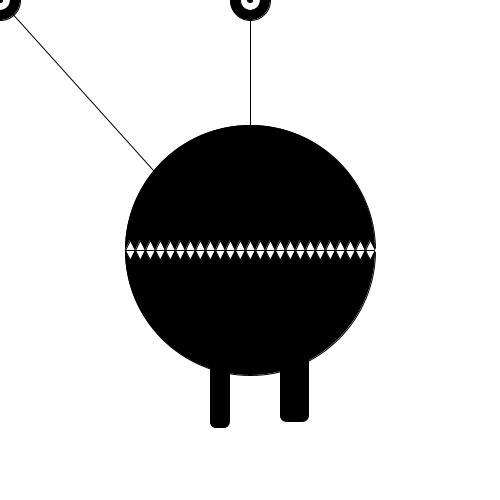
Frame 1 (no input)
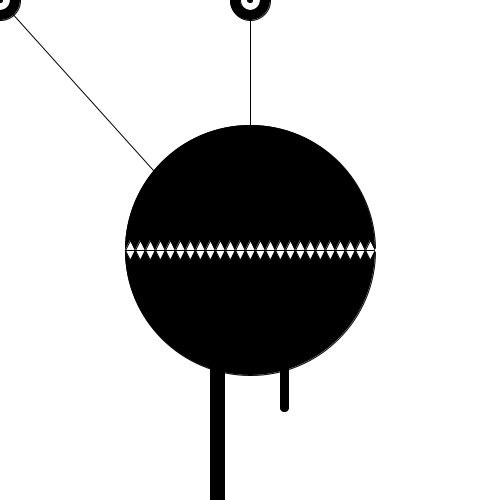
Frame 60 (the mouse pressed at the canvas centre just before this capture)
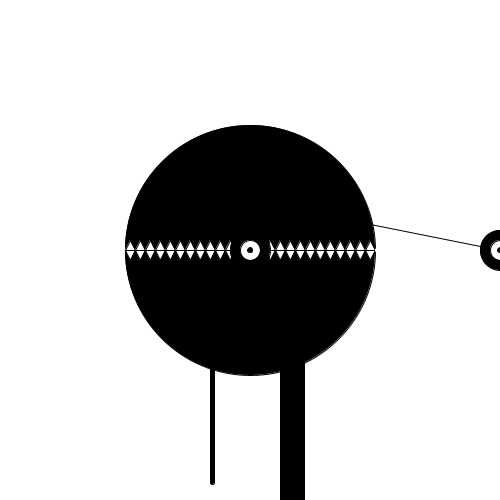
Frame 120 (the mouse held since frame 60 and released just before this capture)

The Processing sketch that drew these frames (run headless with seeded random() and noise(); from frame 60 on, the mouse is pressed at the canvas centre):

// Processing sketch: processing_162430
// ── processing_162430.pde

void setup() {
  size(500, 500);
}

void draw() {
  background(255);
  fill(0);
  ellipse(250, 250, 250, 250);
  int x = 125;
  while (x < width) {
    fill(255);
    triangle(x, 250, x+10, 250, x+5, 260);
    triangle(x, 250, x+10, 250, x+5, 240);
    x +=10;
    if (x > 370) {
      stroke(255);
    }
  }
  fill(0);
  stroke(255);
  draweyes(mouseX, mouseY);
  rect(210, 350, random(30), random(300), 7);
  rect(280, 350, random(30), random(300), 7);
}

void draweyes(int x, int y) {
  stroke(0);
  ellipse(x, y, 40, 40);
  stroke(0);
  line(x, y, 180, 200);
  ellipse(x+250, y, 40, 40);
  stroke(0);
  line(x+250, y, 250, 200);
  fill(255);
  ellipse(x, y, 20, 20);
  ellipse(x+250, y, 20, 20);
  fill(0);
  ellipse(x, y, 5, 5);
  ellipse(x+250, y, 5, 5);
}
